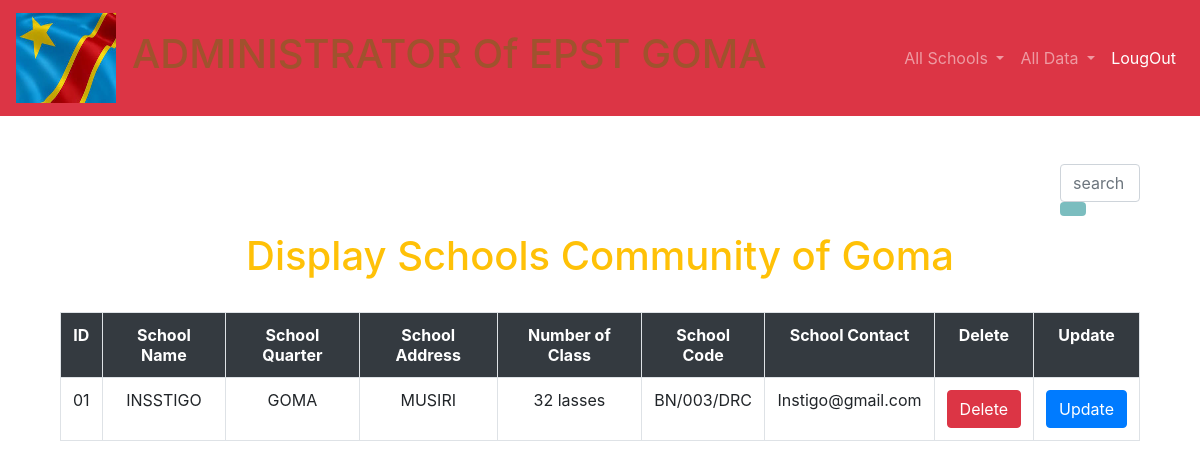
Screenshot of /goma.php with the database file from the repository.
### tables this page shows
CREATE TABLE `goma` (
  `id` varchar(111) NOT NULL,
  `Schoolname` varchar(255) NOT NULL,
  `schoolquarter` varchar(255) NOT NULL,
  `schoolavenue` varchar(255) NOT NULL,
  `numberofclass` varchar(100) NOT NULL,
  `matricule` varchar(255) NOT NULL,
  `schoolgmail` varchar(233) NOT NULL
);

### goma.php (the view, shortened to what this page needs)
<?php
include"body/navall.php";
?>
<!DOCTYPE html>
<html>
<head>
  <link rel="stylesheet" href="bootstrap2/css/bootstrap.min.css">
 <link rel="stylesheet" type="text/css" href="http://ajax.aspnetcdn.com/ajax/jquery.dataTables/1.9.4/css/jquery.dataTables.css">
</head>
<body>
 <div class="container">
 <div class="col-lg-12">
 <br><br><div class="srch">
<form class="navbar-form" method="post" name="form">
<input class="form-control" type="text" name="search" placeholder="search books..." required="">
<button style="background-color: #6db6b9e6;" type="submit" name="submit" class="btn btn-default">
</button>
</form>
</div>
 <h1 class="text-warning text-center" > Display Schools Community of Goma </h1>
 <br>
 <table  id="tabledata" class=" table table-striped table-hover table-bordered">
 <tr class="bg-dark text-white text-center">
  <th>ID</th>
 <th>School Name</th>
 <th>School Quarter</th>
 <th>School Address</th>
 <th>Number of Class</th>
 <th>School Code</th>
 <th>School Contact</th>
 <th> Delete </th>
 <th> Update </th>
 </tr >
 <?php
$conn=mysqli_connect("localhost", "root", "", "rdc");
 $q = "select * from goma ";
 $query = mysqli_query($conn,$q);
 while($res = mysqli_fetch_array($query)){
 ?>
 <tr class="text-center">
 <td> <?php echo $res['id'];  ?> </td>
 <td> <?php echo $res['Schoolname'];  ?> </td>
 <td> <?php echo $res['schoolquarter'];  ?> </td>
 <td> <?php echo $res['schoolavenue'];  ?> </td>
 <td> <?php echo $res['numberofclass'];  ?> </td>
 <td> <?php echo $res['matricule'];  ?> </td>
 <td> <?php echo $res['schoolgmail'];  ?> </td>
 <td> <button class="btn-danger btn"> <a href="delete.php?id=<?php echo $res['id']; ?>" class="text-white"> Delete </a>  </button> </td>
 <td> <button class="btn-primary btn"> <a href="update.php?id=<?php echo $res['id']; ?>" class="text-white"> Update </a> </button> </td>
 </tr>
 <?php
 }
  ?>
 </table>
 </div>
 </div>
</body>
</html>

### body/navall.php (style rules this page uses)
h1 { color: sienna }

### goma.php (style rules this page uses)
.srch { padding-left: 1000px; }

### rows the page displays
goma: id "01", Schoolname "INSSTIGO", schoolquarter "GOMA", schoolavenue "MUSIRI", numberofclass "32 lasses", matricule "BN/003/DRC", schoolgmail "Instigo@gmail.com"
